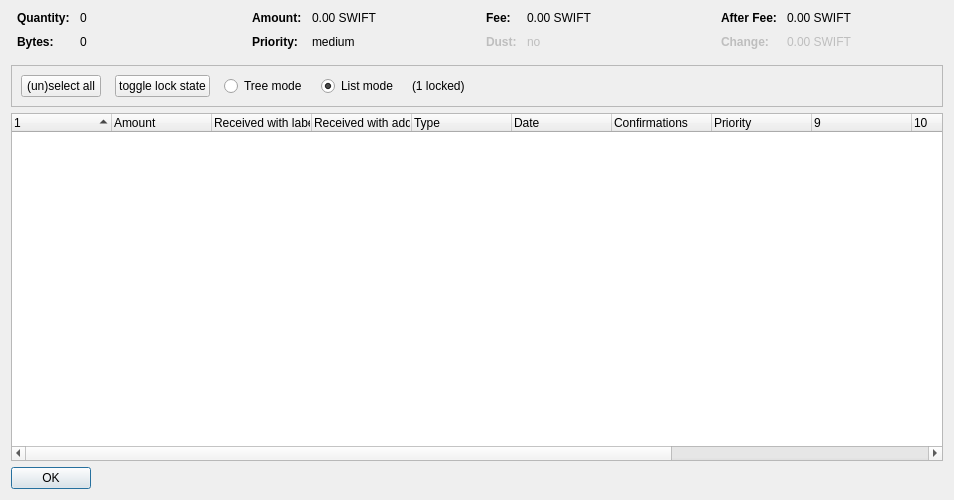
<?xml version="1.0" encoding="UTF-8"?>
<ui version="4.0">
 <class>CoinControlDialog</class>
 <widget class="QDialog" name="CoinControlDialog">
  <property name="geometry">
   <rect>
    <x>0</x>
    <y>0</y>
    <width>954</width>
    <height>500</height>
   </rect>
  </property>
  <property name="windowTitle">
   <string>Coin Selection</string>
  </property>
  <layout class="QVBoxLayout" name="verticalLayout">
   <item>
    <layout class="QHBoxLayout" name="horizontalLayoutTop" stretch="0,0,0,0">
     <property name="topMargin">
      <number>0</number>
     </property>
     <property name="bottomMargin">
      <number>10</number>
     </property>
     <item>
      <layout class="QFormLayout" name="formLayoutCoinControl1">
       <property name="horizontalSpacing">
        <number>10</number>
       </property>
       <property name="verticalSpacing">
        <number>10</number>
       </property>
       <property name="leftMargin">
        <number>6</number>
       </property>
       <property name="rightMargin">
        <number>6</number>
       </property>
       <item row="0" column="0">
        <widget class="QLabel" name="labelCoinControlQuantityText">
         <property name="font">
          <font>
           <weight>75</weight>
           <bold>true</bold>
          </font>
         </property>
         <property name="text">
          <string>Quantity:</string>
         </property>
        </widget>
       </item>
       <item row="0" column="1">
        <widget class="QLabel" name="labelCoinControlQuantity">
         <property name="cursor">
          <cursorShape>IBeamCursor</cursorShape>
         </property>
         <property name="contextMenuPolicy">
          <enum>Qt::ActionsContextMenu</enum>
         </property>
         <property name="text">
          <string notr="true">0</string>
         </property>
         <property name="textInteractionFlags">
          <set>Qt::LinksAccessibleByMouse|Qt::TextSelectableByKeyboard|Qt::TextSelectableByMouse</set>
         </property>
        </widget>
       </item>
       <item row="1" column="0">
        <widget class="QLabel" name="labelCoinControlBytesText">
         <property name="font">
          <font>
           <weight>75</weight>
           <bold>true</bold>
          </font>
         </property>
         <property name="text">
          <string>Bytes:</string>
         </property>
        </widget>
       </item>
       <item row="1" column="1">
        <widget class="QLabel" name="labelCoinControlBytes">
         <property name="cursor">
          <cursorShape>IBeamCursor</cursorShape>
         </property>
         <property name="contextMenuPolicy">
          <enum>Qt::ActionsContextMenu</enum>
         </property>
         <property name="text">
          <string notr="true">0</string>
         </property>
         <property name="textInteractionFlags">
          <set>Qt::LinksAccessibleByMouse|Qt::TextSelectableByKeyboard|Qt::TextSelectableByMouse</set>
         </property>
        </widget>
       </item>
      </layout>
     </item>
     <item>
      <layout class="QFormLayout" name="formLayoutCoinControl2">
       <property name="horizontalSpacing">
        <number>10</number>
       </property>
       <property name="verticalSpacing">
        <number>10</number>
       </property>
       <property name="leftMargin">
        <number>6</number>
       </property>
       <property name="rightMargin">
        <number>6</number>
       </property>
       <item row="0" column="0">
        <widget class="QLabel" name="labelCoinControlAmountText">
         <property name="font">
          <font>
           <weight>75</weight>
           <bold>true</bold>
          </font>
         </property>
         <property name="text">
          <string>Amount:</string>
         </property>
        </widget>
       </item>
       <item row="0" column="1">
        <widget class="QLabel" name="labelCoinControlAmount">
         <property name="cursor">
          <cursorShape>IBeamCursor</cursorShape>
         </property>
         <property name="contextMenuPolicy">
          <enum>Qt::ActionsContextMenu</enum>
         </property>
         <property name="text">
          <string notr="true">0.00 SWIFT</string>
         </property>
         <property name="textInteractionFlags">
          <set>Qt::LinksAccessibleByMouse|Qt::TextSelectableByKeyboard|Qt::TextSelectableByMouse</set>
         </property>
        </widget>
       </item>
       <item row="1" column="0">
        <widget class="QLabel" name="labelCoinControlPriorityText">
         <property name="font">
          <font>
           <weight>75</weight>
           <bold>true</bold>
          </font>
         </property>
         <property name="text">
          <string>Priority:</string>
         </property>
        </widget>
       </item>
       <item row="1" column="1">
        <widget class="QLabel" name="labelCoinControlPriority">
         <property name="cursor">
          <cursorShape>IBeamCursor</cursorShape>
         </property>
         <property name="contextMenuPolicy">
          <enum>Qt::ActionsContextMenu</enum>
         </property>
         <property name="text">
          <string>medium</string>
         </property>
         <property name="textInteractionFlags">
          <set>Qt::LinksAccessibleByMouse|Qt::TextSelectableByKeyboard|Qt::TextSelectableByMouse</set>
         </property>
        </widget>
       </item>
      </layout>
     </item>
     <item>
      <layout class="QFormLayout" name="formLayoutCoinControl3">
       <property name="horizontalSpacing">
        <number>10</number>
       </property>
       <property name="verticalSpacing">
        <number>10</number>
       </property>
       <property name="leftMargin">
        <number>6</number>
       </property>
       <property name="rightMargin">
        <number>6</number>
       </property>
       <item row="0" column="0">
        <widget class="QLabel" name="labelCoinControlFeeText">
         <property name="font">
          <font>
           <weight>75</weight>
           <bold>true</bold>
          </font>
         </property>
         <property name="text">
          <string>Fee:</string>
         </property>
        </widget>
       </item>
       <item row="0" column="1">
        <widget class="QLabel" name="labelCoinControlFee">
         <property name="cursor">
          <cursorShape>IBeamCursor</cursorShape>
         </property>
         <property name="contextMenuPolicy">
          <enum>Qt::ActionsContextMenu</enum>
         </property>
         <property name="text">
          <string notr="true">0.00 SWIFT</string>
         </property>
         <property name="textInteractionFlags">
          <set>Qt::LinksAccessibleByMouse|Qt::TextSelectableByKeyboard|Qt::TextSelectableByMouse</set>
         </property>
        </widget>
       </item>
       <item row="1" column="0">
        <widget class="QLabel" name="labelCoinControlLowOutputText">
         <property name="enabled">
          <bool>false</bool>
         </property>
         <property name="font">
          <font>
           <weight>75</weight>
           <bold>true</bold>
          </font>
         </property>
         <property name="text">
          <string>Dust:</string>
         </property>
        </widget>
       </item>
       <item row="1" column="1">
        <widget class="QLabel" name="labelCoinControlLowOutput">
         <property name="enabled">
          <bool>false</bool>
         </property>
         <property name="cursor">
          <cursorShape>IBeamCursor</cursorShape>
         </property>
         <property name="contextMenuPolicy">
          <enum>Qt::ActionsContextMenu</enum>
         </property>
         <property name="text">
          <string>no</string>
         </property>
         <property name="textInteractionFlags">
          <set>Qt::LinksAccessibleByMouse|Qt::TextSelectableByKeyboard|Qt::TextSelectableByMouse</set>
         </property>
        </widget>
       </item>
      </layout>
     </item>
     <item>
      <layout class="QFormLayout" name="formLayoutCoinControl4">
       <property name="horizontalSpacing">
        <number>10</number>
       </property>
       <property name="verticalSpacing">
        <number>10</number>
       </property>
       <property name="leftMargin">
        <number>6</number>
       </property>
       <property name="rightMargin">
        <number>6</number>
       </property>
       <item row="0" column="0">
        <widget class="QLabel" name="labelCoinControlAfterFeeText">
         <property name="font">
          <font>
           <weight>75</weight>
           <bold>true</bold>
          </font>
         </property>
         <property name="text">
          <string>After Fee:</string>
         </property>
        </widget>
       </item>
       <item row="0" column="1">
        <widget class="QLabel" name="labelCoinControlAfterFee">
         <property name="cursor">
          <cursorShape>IBeamCursor</cursorShape>
         </property>
         <property name="contextMenuPolicy">
          <enum>Qt::ActionsContextMenu</enum>
         </property>
         <property name="text">
          <string notr="true">0.00 SWIFT</string>
         </property>
         <property name="textInteractionFlags">
          <set>Qt::LinksAccessibleByMouse|Qt::TextSelectableByKeyboard|Qt::TextSelectableByMouse</set>
         </property>
        </widget>
       </item>
       <item row="1" column="0">
        <widget class="QLabel" name="labelCoinControlChangeText">
         <property name="enabled">
          <bool>false</bool>
         </property>
         <property name="font">
          <font>
           <weight>75</weight>
           <bold>true</bold>
          </font>
         </property>
         <property name="text">
          <string>Change:</string>
         </property>
        </widget>
       </item>
       <item row="1" column="1">
        <widget class="QLabel" name="labelCoinControlChange">
         <property name="enabled">
          <bool>false</bool>
         </property>
         <property name="cursor">
          <cursorShape>IBeamCursor</cursorShape>
         </property>
         <property name="contextMenuPolicy">
          <enum>Qt::ActionsContextMenu</enum>
         </property>
         <property name="text">
          <string notr="true">0.00 SWIFT</string>
         </property>
         <property name="textInteractionFlags">
          <set>Qt::LinksAccessibleByMouse|Qt::TextSelectableByKeyboard|Qt::TextSelectableByMouse</set>
         </property>
        </widget>
       </item>
      </layout>
     </item>
    </layout>
   </item>
   <item>
    <widget class="QFrame" name="frame">
     <property name="minimumSize">
      <size>
       <width>0</width>
       <height>40</height>
      </size>
     </property>
     <property name="frameShape">
      <enum>QFrame::StyledPanel</enum>
     </property>
     <property name="frameShadow">
      <enum>QFrame::Sunken</enum>
     </property>
     <layout class="QHBoxLayout" name="horizontalLayout">
      <item>
       <layout class="QHBoxLayout" name="horizontalLayoutPanel" stretch="0,0,0,0,0,0">
        <property name="spacing">
         <number>14</number>
        </property>
        <item>
         <widget class="QPushButton" name="pushButtonSelectAll">
          <property name="sizePolicy">
           <sizepolicy hsizetype="Maximum" vsizetype="Fixed">
            <horstretch>0</horstretch>
            <verstretch>0</verstretch>
           </sizepolicy>
          </property>
          <property name="text">
           <string>(un)select all</string>
          </property>
          <property name="autoDefault">
           <bool>false</bool>
          </property>
         </widget>
        </item>
        <item>
         <widget class="QPushButton" name="pushButtonToggleLock">
          <property name="sizePolicy">
           <sizepolicy hsizetype="Maximum" vsizetype="Fixed">
            <horstretch>0</horstretch>
            <verstretch>0</verstretch>
           </sizepolicy>
          </property>
          <property name="text">
           <string>toggle lock state</string>
          </property>
          <property name="autoDefault">
           <bool>false</bool>
          </property>
         </widget>
        </item>
        <item>
         <widget class="QRadioButton" name="radioTreeMode">
          <property name="sizePolicy">
           <sizepolicy hsizetype="Maximum" vsizetype="Fixed">
            <horstretch>0</horstretch>
            <verstretch>0</verstretch>
           </sizepolicy>
          </property>
          <property name="text">
           <string>Tree mode</string>
          </property>
         </widget>
        </item>
        <item>
         <widget class="QRadioButton" name="radioListMode">
          <property name="sizePolicy">
           <sizepolicy hsizetype="Maximum" vsizetype="Fixed">
            <horstretch>0</horstretch>
            <verstretch>0</verstretch>
           </sizepolicy>
          </property>
          <property name="text">
           <string>List mode</string>
          </property>
          <property name="checked">
           <bool>true</bool>
          </property>
         </widget>
        </item>
        <item>
         <widget class="QLabel" name="labelLocked">
          <property name="text">
           <string>(1 locked)</string>
          </property>
         </widget>
        </item>
        <item>
         <spacer name="horizontalSpacer">
          <property name="orientation">
           <enum>Qt::Horizontal</enum>
          </property>
          <property name="sizeHint" stdset="0">
           <size>
            <width>40</width>
            <height>20</height>
           </size>
          </property>
         </spacer>
        </item>
       </layout>
      </item>
     </layout>
    </widget>
   </item>
   <item>
    <widget class="CoinControlTreeWidget" name="treeWidget">
     <property name="contextMenuPolicy">
      <enum>Qt::CustomContextMenu</enum>
     </property>
     <property name="sortingEnabled">
      <bool>false</bool>
     </property>
     <property name="columnCount">
      <number>13</number>
     </property>
     <attribute name="headerShowSortIndicator" stdset="0">
      <bool>true</bool>
     </attribute>
     <attribute name="headerStretchLastSection">
      <bool>false</bool>
     </attribute>
     <column>
      <property name="text">
       <string/>
      </property>
     </column>
     <column>
      <property name="text">
       <string>Amount</string>
      </property>
     </column>
     <column>
      <property name="text">
       <string>Received with label</string>
      </property>
     </column>
     <column>
      <property name="text">
       <string>Received with address</string>
      </property>
     </column>
     <column>
      <property name="text">
       <string>Type</string>
      </property>
     </column>
     <column>
      <property name="text">
       <string>Date</string>
      </property>
     </column>
     <column>
      <property name="text">
       <string>Confirmations</string>
      </property>
      <property name="toolTip">
       <string>Confirmed</string>
      </property>
     </column>
     <column>
      <property name="text">
       <string>Priority</string>
      </property>
     </column>
     <column>
      <property name="text">
       <string/>
      </property>
     </column>
     <column>
      <property name="text">
       <string/>
      </property>
     </column>
     <column>
      <property name="text">
       <string/>
      </property>
     </column>
     <column>
      <property name="text">
       <string/>
      </property>
     </column>
     <column>
      <property name="text">
       <string/>
      </property>
     </column>
    </widget>
   </item>
   <item>
    <widget class="QDialogButtonBox" name="buttonBox">
     <property name="sizePolicy">
      <sizepolicy hsizetype="Maximum" vsizetype="Fixed">
       <horstretch>0</horstretch>
       <verstretch>0</verstretch>
      </sizepolicy>
     </property>
     <property name="orientation">
      <enum>Qt::Horizontal</enum>
     </property>
     <property name="standardButtons">
      <set>QDialogButtonBox::Ok</set>
     </property>
    </widget>
   </item>
  </layout>
 </widget>
 <customwidgets>
  <customwidget>
   <class>CoinControlTreeWidget</class>
   <extends>QTreeWidget</extends>
   <header>coincontroltreewidget.h</header>
  </customwidget>
 </customwidgets>
 <resources/>
 <connections/>
</ui>
